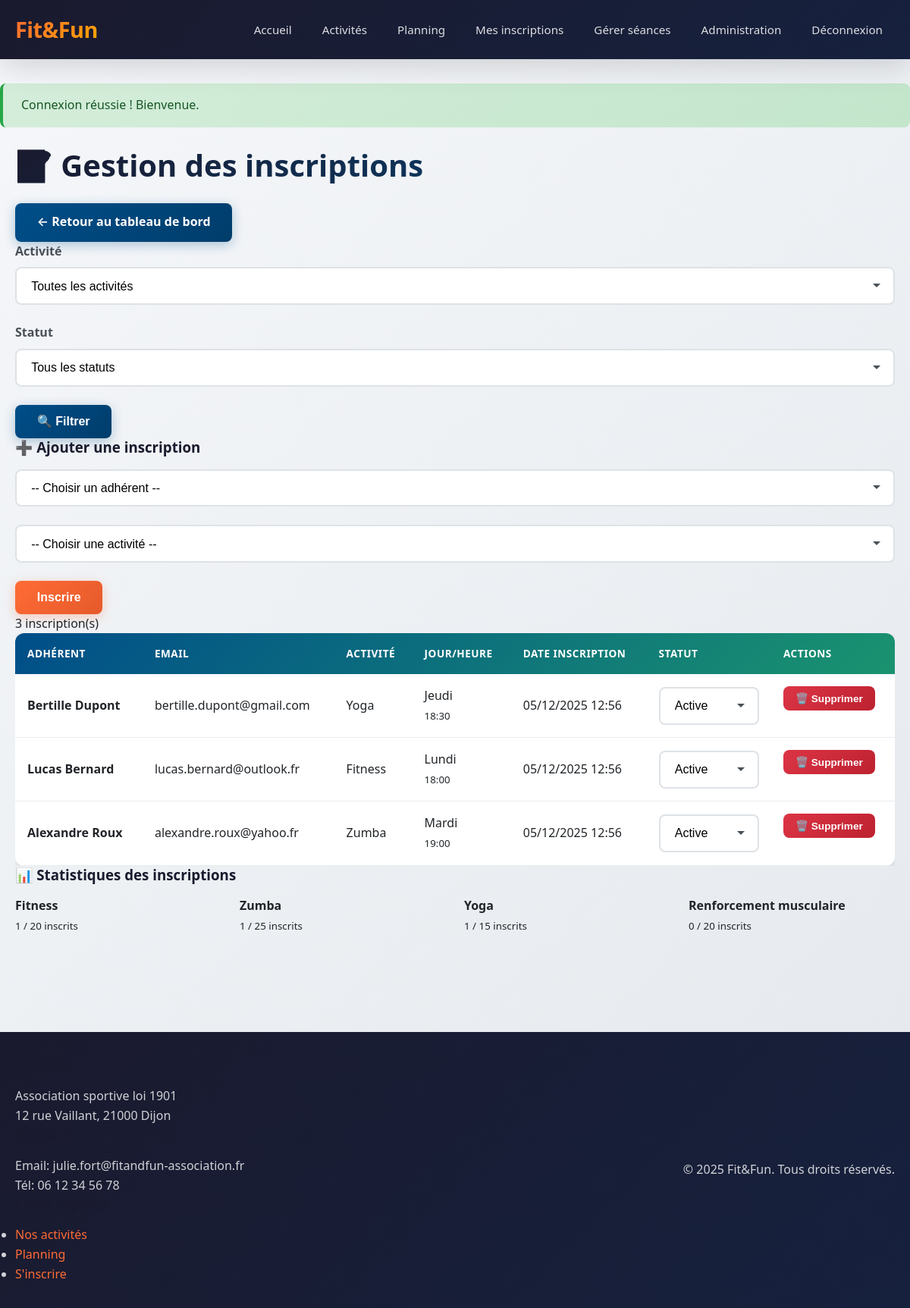
Page /admin/inscriptions.php (signed in) on the committed database.
### tables this page shows
CREATE TABLE IF NOT EXISTS inscriptions (
    id INT AUTO_INCREMENT PRIMARY KEY,
    adherent_id INT NOT NULL,
    activite_id INT NOT NULL,
    date_inscription TIMESTAMP DEFAULT CURRENT_TIMESTAMP,
    statut ENUM('active', 'annulee') DEFAULT 'active',
    FOREIGN KEY (adherent_id) REFERENCES adherents(id) ON DELETE CASCADE,
    FOREIGN KEY (activite_id) REFERENCES activites(id) ON DELETE CASCADE,
    UNIQUE KEY unique_inscription (adherent_id, activite_id)
);

CREATE TABLE IF NOT EXISTS adherents (
    id INT AUTO_INCREMENT PRIMARY KEY,
    utilisateur_id INT,
    nom VARCHAR(100) NOT NULL,
    prenom VARCHAR(100) NOT NULL,
    email VARCHAR(255) UNIQUE NOT NULL,
    telephone VARCHAR(20),
    adresse TEXT,
    date_naissance DATE,
    cotisation_payee BOOLEAN DEFAULT FALSE,
    date_inscription DATE DEFAULT (CURRENT_DATE),
    statut ENUM('actif', 'inactif', 'suspendu') DEFAULT 'actif',
    FOREIGN KEY (utilisateur_id) REFERENCES utilisateurs(id) ON DELETE CASCADE
);

CREATE TABLE IF NOT EXISTS activites (
    id INT AUTO_INCREMENT PRIMARY KEY,
    nom VARCHAR(100) NOT NULL,
    description TEXT,
    animateur_id INT,
    jour_semaine ENUM('Lundi', 'Mardi', 'Mercredi', 'Jeudi', 'Vendredi', 'Samedi', 'Dimanche') NOT NULL,
    heure_debut TIME NOT NULL,
    heure_fin TIME,
    duree_minutes INT DEFAULT 60,
    capacite_max INT DEFAULT 20,
    lieu VARCHAR(255),
    statut ENUM('active', 'annulee', 'suspendue') DEFAULT 'active',
    FOREIGN KEY (animateur_id) REFERENCES animateurs(id) ON DELETE SET NULL
);

### config/database.php (called while the page is built, shortened)
<?php
class Database {
    private static $instance = null;
    private $connection;
    private function __construct() {
        try {
            $dsn = "mysql:host=" . DB_HOST . ";dbname=" . DB_NAME . ";charset=" . DB_CHARSET;
            $options = [
                PDO::ATTR_ERRMODE => PDO::ERRMODE_EXCEPTION,
                PDO::ATTR_DEFAULT_FETCH_MODE => PDO::FETCH_ASSOC,
                PDO::ATTR_EMULATE_PREPARES => false,
            ];
            $this->connection = new PDO($dsn, DB_USER, DB_PASS, $options);
        } catch (PDOException $e) {
            die("Erreur de connexion à la base de données : " . $e->getMessage());
        }
    }
    public static function getInstance() {
        if (self::$instance === null) {
            self::$instance = new self();
        }
        return self::$instance;
    }
    public function getConnection() {
        return $this->connection;
    }
}

### src/models/Activite.php (called while the page is built, shortened)
<?php
require_once dirname(__DIR__, 2) . '/config/config.php';
class Activite {
    private $db;
    public function __construct() {
        $this->db = Database::getInstance()->getConnection();
    }
    public function getTous() {
        $sql = "SELECT a.*,
                CONCAT(an.prenom, ' ', an.nom) as animateur_nom,
                an.email as animateur_email
                FROM activites a
                LEFT JOIN animateurs an ON a.animateur_id = an.id
                WHERE a.statut = 'active'
                ORDER BY
                    FIELD(a.jour_semaine, 'Lundi', 'Mardi', 'Mercredi', 'Jeudi', 'Vendredi', 'Samedi', 'Dimanche'),
                    a.heure_debut";
        $stmt = $this->db->query($sql);
        return $stmt->fetchAll();
    }
    public function getNombreInscrits($activiteId) {
        $stmt = $this->db->prepare("SELECT COUNT(*) as total FROM inscriptions WHERE activite_id = ? AND statut = 'active'");
        $stmt->execute([$activiteId]);
        $result = $stmt->fetch();
        return $result['total'];
    }
}

### public/admin/inscriptions.php (the view, shortened to what this page needs)
<?php
require_once __DIR__ . '/../../config/config.php';
require_once __DIR__ . '/../../src/models/Inscription.php';
require_once __DIR__ . '/../../src/models/Activite.php';
$activiteModel = new Activite();
$dbInstance = Database::getInstance();
$db = $dbInstance->getConnection();
$sql = "SELECT i.*,
        a.nom as adherent_nom, a.prenom as adherent_prenom, a.email as adherent_email,
        act.nom as activite_nom, act.jour_semaine, act.heure_debut
        FROM inscriptions i
        JOIN adherents a ON i.adherent_id = a.id
        JOIN activites act ON i.activite_id = act.id
        WHERE 1=1";
$params = [];
$sql .= " ORDER BY i.date_inscription DESC";
$stmt = $db->prepare($sql);
$stmt->execute($params);
$inscriptions = $stmt->fetchAll();
$activites = $activiteModel->getTous();
include __DIR__ . '/../../src/includes/header.php';
?>
<div class="container">
    <div class="admin-page-header">
        <h1>📝 Gestion des inscriptions</h1>
        <a href="/admin/" class="btn btn-secondary">← Retour au tableau de bord</a>
    </div>
    <div class="admin-filters">
        <form method="GET" class="filter-form">
            <div class="form-group">
                <label for="activite">Activité</label>
                <select id="activite" name="activite" class="form-control">
                    <option value="">Toutes les activités</option>
                </select>
            </div>
            <div class="form-group">
                <label for="statut">Statut</label>
                <select id="statut" name="statut" class="form-control">
                    <option value="">Tous les statuts</option>
                </select>
            </div>
            <button type="submit" class="btn btn-secondary">🔍 Filtrer</button>
        </form>
    </div>
    <div class="admin-quick-add">
        <h3>➕ Ajouter une inscription</h3>
        <form method="POST" class="quick-add-form">
            <div class="form-group">
                <select name="adherent_id" class="form-control" required>
                    <option value="">-- Choisir un adhérent --</option>
                </select>
            </div>
            <div class="form-group">
                <select name="activite_id" class="form-control" required>
                    <option value="">-- Choisir une activité --</option>
                </select>
            </div>
            <button type="submit" class="btn btn-primary">Inscrire</button>
        </form>
    </div>
    <div class="admin-toolbar">
        <span class="count"><?php echo count($inscriptions); ?> inscription(s)</span>
    </div>
    <?php if (empty($inscriptions)): ?>
        <div class="alert alert-info">Aucune inscription trouvée.</div>
    <?php else: ?>
        <div class="table-responsive">
            <table class="admin-table">
                <thead>
                    <tr>
                        <th>Adhérent</th>
                        <th>Email</th>
                        <th>Activité</th>
                        <th>Jour/Heure</th>
                        <th>Date inscription</th>
                        <th>Statut</th>
                        <th>Actions</th>
                    </tr>
                </thead>
                <tbody>
                    <?php foreach ($inscriptions as $insc): ?>
                        <tr class="<?php echo $insc['statut'] !== 'active' ? 'inactive-row' : ''; ?>">
                            <td><strong><?php echo e($insc['adherent_prenom'] . ' ' . $insc['adherent_nom']); ?></strong></td>
                            <td><?php echo e($insc['adherent_email']); ?></td>
                            <td><?php echo e($insc['activite_nom']); ?></td>
                            <td>
                                <?php echo e($insc['jour_semaine']); ?><br>
                                <small><?php echo substr($insc['heure_debut'], 0, 5); ?></small>
                            </td>
                            <td><?php echo date('d/m/Y H:i', strtotime($insc['date_inscription'])); ?></td>
                            <td>
                                <form method="POST" style="display: inline;">
                                    <select name="nouveau_statut" class="form-control form-control-sm" onchange="this.form.submit()">
                                        <option value="active" <?php echo $insc['statut'] === 'active' ? 'selected' : ''; ?>>Active</option>
                                    </select>
                                </form>
                            </td>
                            <td class="actions">
                                <form method="POST" style="display: inline;" onsubmit="return confirm('Supprimer cette inscription ?');">
                                    <button type="submit" class="btn btn-small btn-danger">🗑️ Supprimer</button>
                                </form>
                            </td>
                        </tr>
                    <?php endforeach; ?>
                </tbody>
            </table>
        </div>
    <?php endif; ?>
    <div class="admin-stats-section">
        <h3>📊 Statistiques des inscriptions</h3>
        <div class="stats-grid">
            <?php foreach ($activites as $act): ?>
                <?php $nbInscrits = $activiteModel->getNombreInscrits($act['id']); ?>
                <div class="mini-stat-card">
                    <strong><?php echo e($act['nom']); ?></strong>
                    <small><?php echo $nbInscrits; ?> / <?php echo $act['capacite_max']; ?> inscrits</small>
                </div>
            <?php endforeach; ?>
        </div>
    </div>
</div>
<?php include __DIR__ . '/../../src/includes/footer.php'; ?>

### public/assets/css/style.css (style rules this page uses)
*, *::before, *::after { margin: 0; padding: 0; box-sizing: border-box; }
:root { --primary: #ff6b35; --primary-dark: #e55a2b; --secondary: #004e89; --accent: #1a936f; --dark: #1a1a2e; --light: #f8f9fa; --white: #ffffff; --gray-100: #f7f7f7; --gray-200: #e9ecef; --gray-300: #dee2e6; --gray-500: #6c757d; --gray-700: #495057; --gray-900: #212529; --success: #28a745; --warning: #ffc107; --danger: #dc3545; --info: #17a2b8; --shadow: 0 4px 15px rgba(0, 0, 0, 0.1); --shadow-lg: 0 10px 40px rgba(0, 0, 0, 0.15); --radius: 12px; --radius-sm: 8px; }
body { font-family: 'Segoe UI', -apple-system, BlinkMacSystemFont, Roboto, 'Helvetica Neue', Arial, sans-serif; font-size: 16px; line-height: 1.6; color: var(--gray-900); background: linear-gradient(135deg, #f5f7fa 0%, #e4e8ec 100%); min-height: 100vh; }
a { color: var(--primary); text-decoration: none; }
.container { max-width: 1200px; margin: 0 auto; padding: 0 20px; }
.btn { display: inline-block; padding: 0.8rem 1.8rem; font-size: 1rem; font-weight: 600; text-align: center; border: none; border-radius: var(--radius-sm); cursor: pointer; text-decoration: none; }
.btn-primary { background: linear-gradient(135deg, var(--primary) 0%, var(--primary-dark) 100%); color: var(--white); box-shadow: 0 4px 15px rgba(255, 107, 53, 0.3); }
.btn-secondary { background: linear-gradient(135deg, var(--secondary) 0%, #003d6b 100%); color: var(--white); box-shadow: 0 4px 15px rgba(0, 78, 137, 0.3); }
.btn-danger { background: linear-gradient(135deg, var(--danger) 0%, #bd2130 100%); color: var(--white); }
.btn-small { padding: 0.5rem 1rem; font-size: 0.85rem; }
h1, h2, h3, h4, h5, h6 { color: var(--dark); font-weight: 700; line-height: 1.3; margin-bottom: 1rem; }
h1 { font-size: 2.5rem; background: linear-gradient(135deg, var(--dark) 0%, var(--secondary) 100%); -webkit-background-clip: text; -webkit-text-fill-color: transparent; background-clip: text; margin-bottom: 1.5rem; }
.form-group { margin-bottom: 1.5rem; }
.form-group label { display: block; font-weight: 600; margin-bottom: 0.5rem; color: var(--gray-700); }
.form-control { width: 100%; padding: 0.9rem 1.2rem; font-size: 1rem; border: 2px solid var(--gray-300); border-radius: var(--radius-sm); background: var(--white); }
.form-control::placeholder { color: var(--gray-500); }
select.form-control { cursor: pointer; appearance: none; background-repeat: no-repeat; background-position: right 1rem center; padding-right: 2.5rem; }
.stats-grid { display: grid; grid-template-columns: repeat(auto-fit, minmax(240px, 1fr)); gap: 1.5rem; margin-bottom: 3rem; }
.table-responsive { overflow-x: auto; }
.admin-table { width: 100%; border-collapse: collapse; background: var(--white); border-radius: var(--radius); overflow: hidden; box-shadow: var(--shadow); }
.admin-table thead { background: linear-gradient(135deg, var(--secondary) 0%, var(--accent) 100%); color: var(--white); }
.admin-table th, .admin-table td { padding: 1rem; text-align: left; }
.admin-table th { font-weight: 600; text-transform: uppercase; font-size: 0.85rem; letter-spacing: 0.5px; }
.admin-table tbody tr { border-bottom: 1px solid var(--gray-200); }
.admin-table .actions { display: flex; gap: 0.5rem; flex-wrap: wrap; }

### rows in the picture
inscriptions: adherent.nom "Bertille Dupont", adherent.email "bertille.dupont@gmail.com", activite.nom "Yoga", activite.jour_semaine "Jeudi", activite.heure_debut "18:30", date_inscription "05/12/2025 12:56", nouveau_statut "Active"
inscriptions: adherent.nom "Lucas Bernard", adherent.email "lucas.bernard@outlook.fr", activite.nom "Fitness", activite.jour_semaine "Lundi", activite.heure_debut "18:00", date_inscription "05/12/2025 12:56", nouveau_statut "Active"
inscriptions: adherent.nom "Alexandre Roux", adherent.email "alexandre.roux@yahoo.fr", activite.nom "Zumba", activite.jour_semaine "Mardi", activite.heure_debut "19:00", date_inscription "05/12/2025 12:56", nouveau_statut "Active"
activites: nom "Fitness", id "1", capacite_max "20"
activites: nom "Zumba", nbInscrits "1", capacite_max "25"
activites: nom "Yoga", nbInscrits "1", capacite_max "15"
activites: nom "Renforcement musculaire", nbInscrits "0", capacite_max "20"

### other values in the picture
APP_NAME "Fit&Fun"
$message "Connexion réussie ! Bienvenue."
count($inscriptions) "3"
